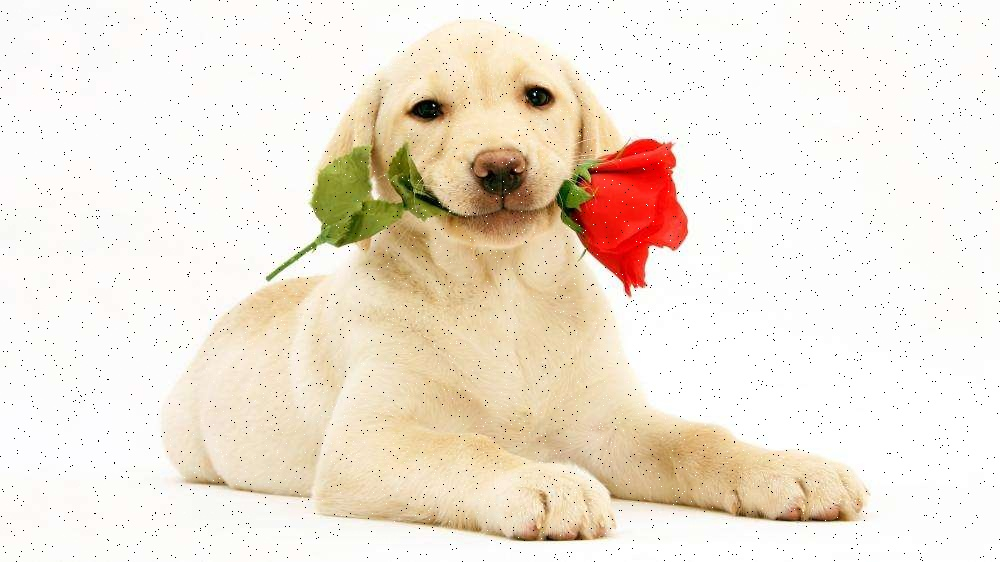
#> input picture OpenCV/dogsp.jpeg, 1000 x 562 px
$ jupyter execute '07_图像平滑.ipynb'
#> lines starting #> are read from the running program, lines starting #| are printed output that depends on the picture
[cell 1]
import numpy as np
import cv2 as cv
import matplotlib.pyplot as plt

[cell 2]
dogsp = cv.imread("./dogsp.jpeg")
#> dogsp is the input picture: shape (562, 1000, 3); mean B, G, R 216.1, 230.1, 241.2
plt.imshow(dogsp[:, :, ::-1])

[cell 3]
doggau = cv.imread("./dogGauss.jpeg")
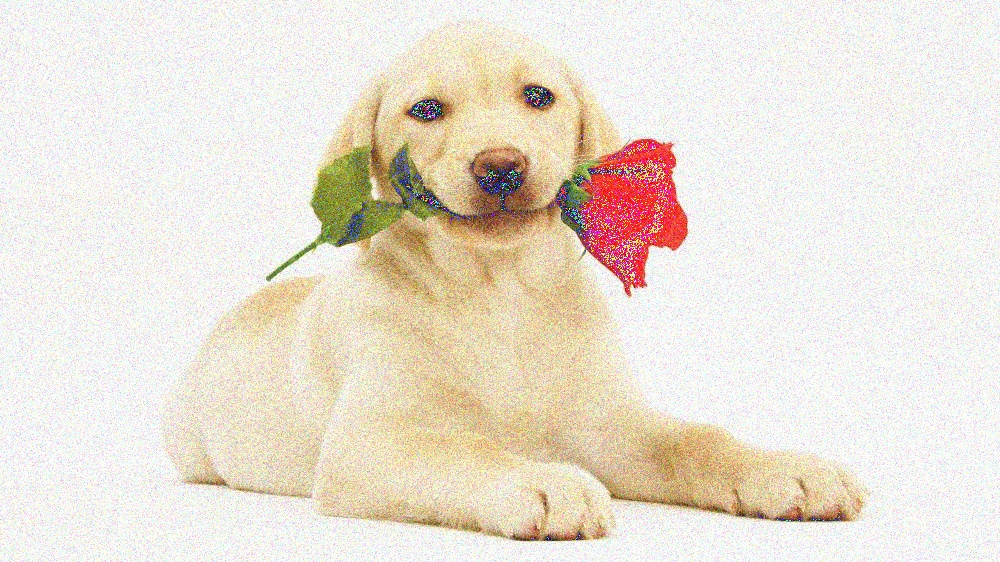
#> input picture OpenCV/dogGauss.jpeg, 1000 x 562 px
#> doggau is the input picture: shape (562, 1000, 3); mean B, G, R 213.3, 225.9, 234.6

# 1 均值滤波

[cell 4]
dog = cv.blur(dogsp, (5, 5))

[cell 5]
plt.imshow(dog[:, :, ::-1])

# 2 高斯滤波

[cell 6]
dog = cv.GaussianBlur(doggau, (3, 3), 1)  # 卷积核的取值一般为奇数

[cell 7]
plt.imshow(dog[:, :, ::-1])

[cell 8]
dog = cv.medianBlur(dogsp, 3)
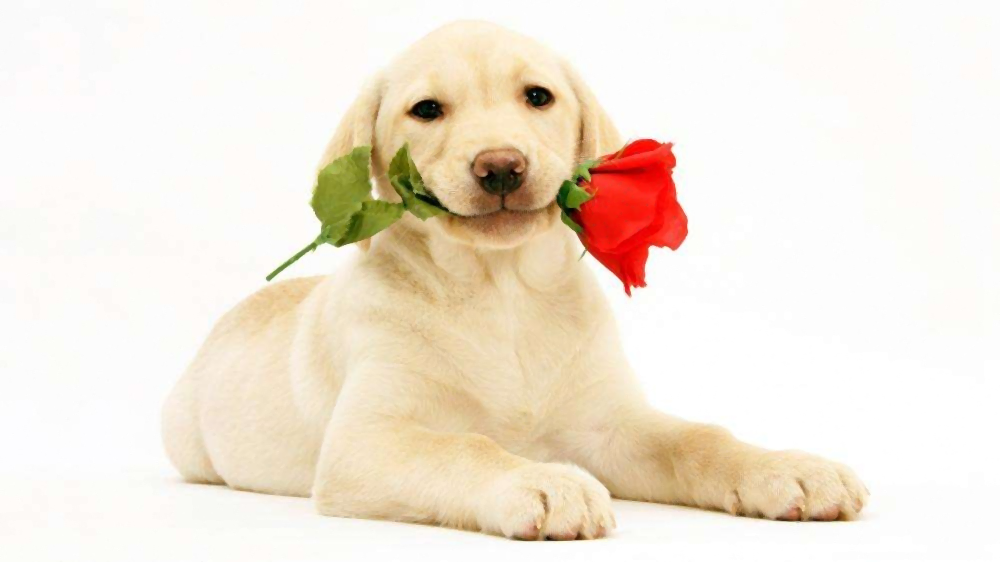
#> dog: shape (562, 1000, 3); mean B, G, R 217.1, 231.2, 242.3

[cell 9]
plt.imshow(dog[:, :, ::-1])
